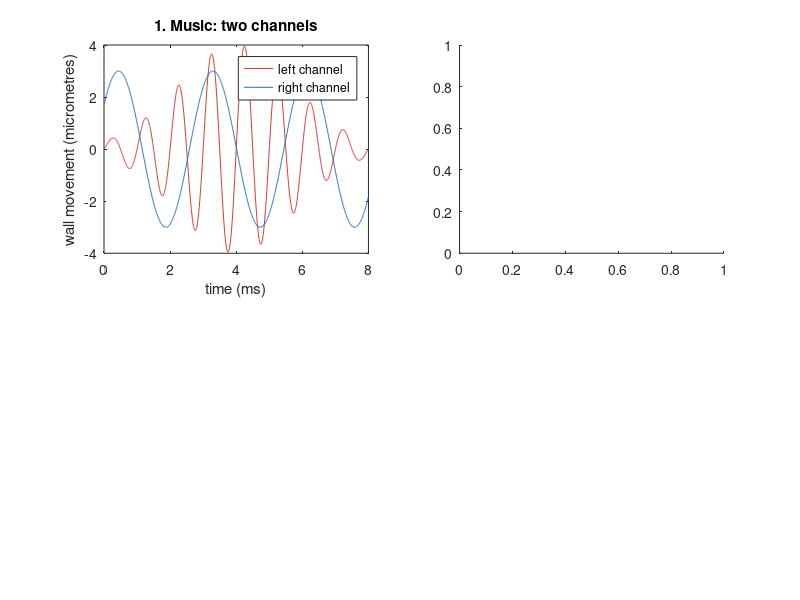

Write MATLAB code to recreate this figure. (Note: this script raises an error after producing the figure.)
%VISUALIZE_FORWARD_MODEL  The forward process in one figure, for slides.
%
% Music -> cutter -> groove seen from above -> what the camera records.
% The first three panels are drawn from two made-up signals, chosen to look
% different so the two edges can be told apart; the fourth is a real frame.
% Edit the marked lines. Saves results/figures/forward_model.png.

addpath(fileparts(fileparts(mfilename('fullpath'))));

% --- What to show (EDIT) -----------------------------------------------------
videoFile = 'data/keyence_recording/20261029_163032.avi';
frameNumber = 300;
outFolder = 'results/figures';
red = [0.85 0.2 0.15];  blue = [0.1 0.4 0.8];  grey = [0.55 0.55 0.55];

% Two channels, as wall movement in micrometres.
t = linspace(0, 8, 1600);                                   % ms
left  = 4.0 * sin(2*pi * 1.0 * t) .* exp(-((t - 4) / 2.5).^2);   % a 1 kHz burst
right = 3.0 * sin(2*pi * 0.35 * t + 0.6);                        % a slow tone
grooveWidth = 64;                                           % micrometres at the surface
grooveSpeed = 0.35;                                         % metres per second
along = t * grooveSpeed * 1000;                             % micrometres along the groove

% A wall at 45 degrees that moves by d along its own normal shifts its top
% edge sideways by sqrt(2) * d. The other edge does not move.
inner = -grooveWidth/2 - sqrt(2) * left;
outer =  grooveWidth/2 + sqrt(2) * right;

figure('Color', 'w', 'Position', [100 100 1200 800]);

% --- 1. The music -------------------------------------------------------------
subplot(2, 2, 1);
plot(t, left, 'Color', red); hold on; plot(t, right, 'Color', blue);
legend('left channel', 'right channel'); xlabel('time (ms)'); ylabel('wall movement (micrometres)');
title('1. Music: two channels');

% --- 2. The groove in cross-section -------------------------------------------
subplot(2, 2, 2);
[~, k] = max(left);                                         % the largest left-channel swing
drawVee(-grooveWidth/2, grooveWidth/2, grey, '--', 1.2); hold on
drawVee(inner(k), outer(k), [0 0 0], '-', 2);
plot(inner(k), 0, 'o', 'Color', red,  'MarkerFaceColor', red,  'MarkerSize', 9);
plot(outer(k), 0, 'o', 'Color', blue, 'MarkerFaceColor', blue, 'MarkerSize', 9);
text(-grooveWidth/2 - 22, -30, {'left channel', 'moves this wall'},  'Color', red,  'HorizontalAlignment', 'center');
text( grooveWidth/2 + 22, -30, {'right channel', 'moves this wall'}, 'Color', blue, 'HorizontalAlignment', 'center');
text(0, 8, 'the microscope, looking down, sees only the two top edges', 'HorizontalAlignment', 'center');
axis equal; xlim([-85 85]); ylim([-45 14]);
xlabel('across the groove (micrometres)    spindle <-    -> rim'); ylabel('depth (micrometres)');
title('2. The cutter: a V whose walls each carry one channel');

% --- 3. Seen from above --------------------------------------------------------
subplot(2, 2, 3);
across = linspace(-90, 90, 361).';
picture = 0.8 * ones(numel(across), numel(along));
picture(across > inner & across < outer) = 0.08;            % the groove is dark
imagesc(along, across, picture, [0 1]); colormap(gray); hold on
plot(along, inner, 'Color', red, 'LineWidth', 1.5); plot(along, outer, 'Color', blue, 'LineWidth', 1.5);
set(gca, 'YDir', 'normal');                                 % spindle side at the bottom, as in the frames
xlabel('along the groove (micrometres)'); ylabel('across the groove (micrometres)');
title('3. Seen from above: dark groove, two wavy edges');

% --- 4. A real frame ------------------------------------------------------------
subplot(2, 2, 4);
video = VideoReader(videoFile);
frame = groove.io.toGray(read(video, frameNumber));
rows = round(size(frame, 1) / 2) + (-120:120);
cols = round(size(frame, 2) / 2) + (-160:160);
imagesc(frame(rows, cols)); axis image off
title('4. What the camera records: many grooves, one frame');

if ~exist(outFolder, 'dir'), mkdir(outFolder); end
print(gcf, fullfile(outFolder, 'forward_model.png'), '-dpng', '-r200');


function drawVee(innerEdge, outerEdge, colour, style, width)
% A V-groove with 45-degree walls between two top edges, with some land either side.
x = [innerEdge - 25, innerEdge, (innerEdge + outerEdge) / 2, outerEdge, outerEdge + 25];
y = [0, 0, -(outerEdge - innerEdge) / 2, 0, 0];
plot(x, y, style, 'Color', colour, 'LineWidth', width);
end
